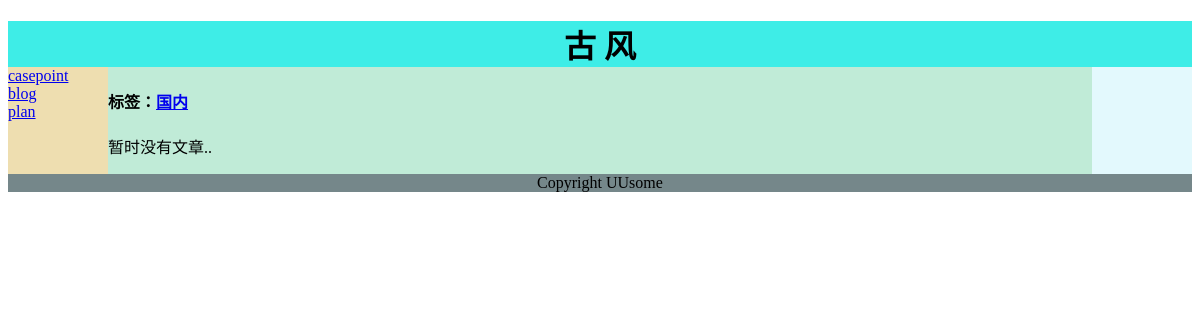
Before: /blogtag/国内/ with the older database file.
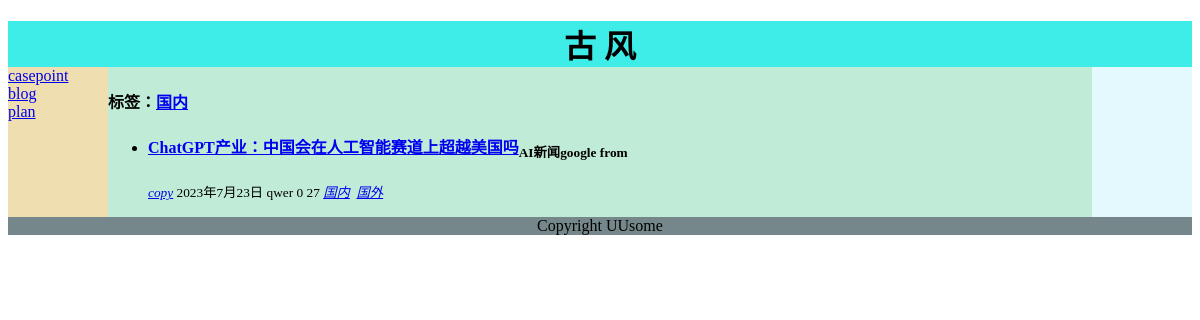
After: the same page with the newer database file.
### apps/blog/models.py (models this page shows, shortened)
class Article(models.Model):
    title = models.CharField(max_length=200)  # 博客标题
    category = models.ForeignKey('Category', verbose_name='文章类型', on_delete=models.CASCADE)
    date_time = models.DateField(auto_now_add=True)  # 博客日期
    content = models.TextField(blank=True, null=True)  # 文章正文
    digest = models.TextField(blank=True, null=True)  # 文章摘要
    author = models.CharField(max_length=64, verbose_name='作者')
    view = models.BigIntegerField(default=0)  # 阅读数
    comment = models.BigIntegerField(default=0)  # 评论数
    picture = models.CharField(max_length=200)  # 标题图片地址
    tag = models.ManyToManyField(Tag)  # 标签
    class Meta:  # 按时间降序
        ordering = ['-date_time']

class Category(models.Model):
    name = models.CharField('文章类型', max_length=30)
    created_time = models.DateTimeField('创建时间', auto_now=True)
    class Meta:
        ordering = ['name']
        verbose_name = "文章类型"
        verbose_name_plural = verbose_name
    def __str__(self):
        return self.name

class Tag(models.Model):
    tag_name = models.CharField('标签名称', max_length=30)

### apps/blog/views.py (the view)
# urls.py: path('blogtag/<str:name>/', views.tag, name='blogtag'),
def tag(request, name):
    _blog_list = Article.objects.filter(tag__tag_name=name)
    context = {}
    context['blog_list'] = _blog_list
    context['tag'] = name
    return render(request, 'blog/tag.html', context)

### templates/blog/tag.html
{% extends "base-left.html" %}
{% load static %}
{% block content %}
    <section class="mysection">
        <h4 class="index-title">
           <b class="lable">  标签：</b><a href="{% url "blogtag" name=tag %}">{{ tag }}</a>
        </h4>
        {% if blog_list %}
            {% include "blog/_blog_list.html" with blogs=blog_list %}
        {% else %}
            <p>暂时没有文章..</p>
        {% endif %}
    </section>
{% endblock %}

### templates/blog/_blog_list.html (shortened to what this page needs)
<div class="arclist">
    <ul>
        {% for blog in blog_list %}
            {% if id %}
                <li id="{{ id }}">
                    {% else %}
                <li {% if blog.view > 1000 %} id="tuijian" {% elif article.view > 500 %} id="Hot" {% endif %}>
            {% endif %}
        <div class="arc-right">
            <h4 class="blue-text"><a href="{% url "blogdetail" blog.id %}" title="{{ blog.title }}">{{ blog.title }}</a><sub>{{ blog.digest }}</sub></h4>
			<small>
				<em>
					<a href="{% url "blogcategory" blog.category %}" title="查看分类">{{ blog.category }}</a>
				</em>
                <a title="发布于 {{ blog.date_time }}  "> {{ blog.date_time }}</a>
                <a title="作者： {{ blog.author }}">{{ blog.author }}</a>
                <a title="已有 {{ blog.comment }} 条评论">{{ blog.comment }}</a>
                <a title="已有 {{ blog.view }} 次浏览">{{ blog.view }}</a>
				<em>
					{% for tag in blog.tag.values %}
						<a title="标签: {{ tag.tag_name }}" href="{% url "blogtag" tag.tag_name %}">{{ tag.tag_name }}</a>&nbsp;
					{% endfor %}
                </em>
           </small>
        </div>
        {% endfor %}
    </ul>
</div>

Changed rows visible on the page:
now on this page (row edited): Article: title "ChatGPT产业：中国会在人工智能赛道上超越美国吗", digest "AI新闻google from", category "copy", date_time "2023年7月23日", author "qwer", comment "0", view "27"
added Tag: tag_name "国内"
added Tag: tag_name "国外"
Other visible differences:
text no longer shown: "暂时没有文章.."
